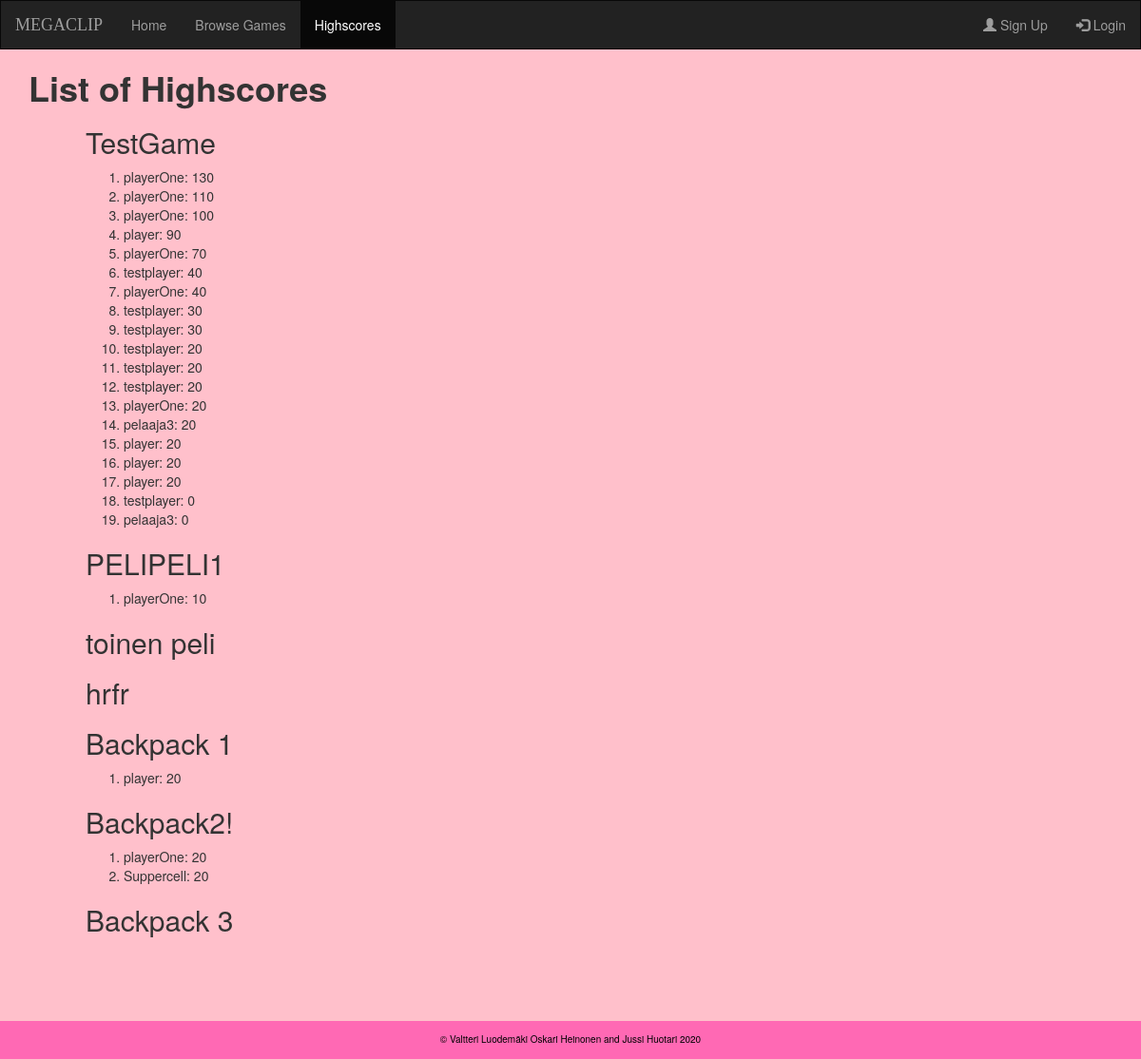
The app's page /highscores/, older data.
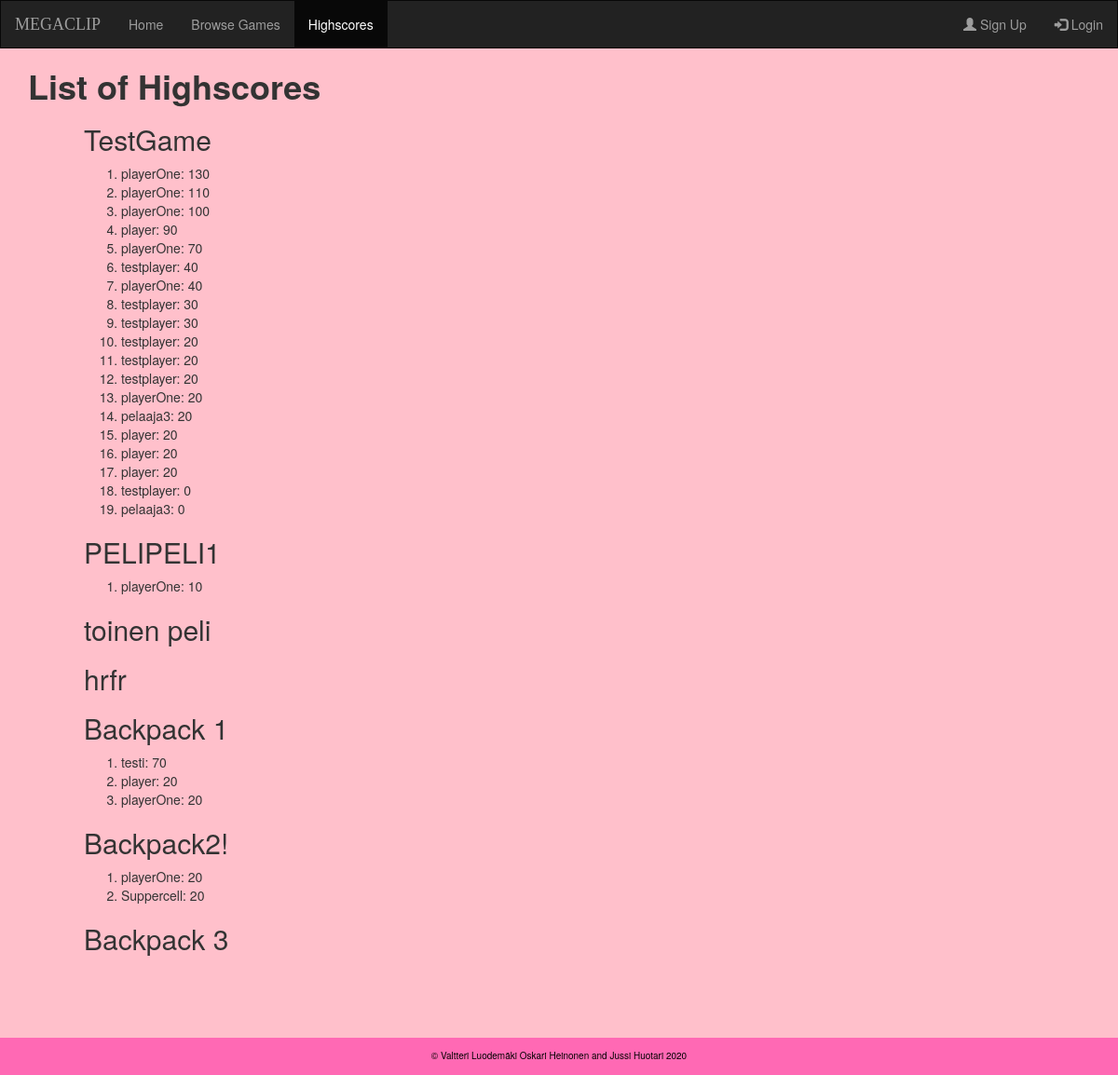
The same page, newer data.
### gamestore/models.py (models this page shows, shortened)
class Game(models.Model):
    name = models.CharField(max_length=255, primary_key=True, unique=True)
    url = models.URLField(max_length=255)
    price = models.DecimalField(max_digits=20, decimal_places=2)
    developer = models.ForeignKey('users.CustomUser', on_delete=models.CASCADE, null=True)

class Highscore(models.Model):
    id = models.AutoField(primary_key=True)
    game = models.ForeignKey(Game, on_delete=models.CASCADE)
    player = models.ForeignKey('users.CustomUser', on_delete=models.CASCADE)
    score = models.IntegerField()
    def __str__(self):
        return self.player.username + ": " + str(self.score)

### users/models.py (models this page shows, shortened)
class CustomUser(AbstractUser):
    usertype = models.CharField(max_length=10,default="['player']")
    games = models.ManyToManyField('gamestore.Game')
    test = models.CharField(max_length=10, choices=usertypes)

### gamestore/views.py (the view)
# urls.py: path('highscores/',HighscoreListView.as_view(),name='highscores' ) #domain/highscores = list of all highscores
class HighscoreListView(ListView):
    model = Highscore
    template_name = 'gamestore/highscores.html'
    context_object_name = 'highscores'
    def get_context_data(self, **kwargs):
        context = super(HighscoreListView, self).get_context_data(**kwargs)
        context.update({
            'games': Game.objects.all(),
            'highscore_page' : 'active'
        })
        return context
    def get_queryset(self):
        return Highscore.objects.order_by('-score')

### gamestore/templates/gamestore/highscores.html (shortened to what this page needs)
{% extends 'base.html' %}
{% block content %}
  <h1><strong>List of Highscores </strong></h1>
  <div class="cont-2">
  {% for game in games %}
    <h2>{{ game.name }}</h2>
    <ol>
      {% for score in highscores %}
        {% if score.game == game %}
          <li>
            {{ score }}
          </li>
        {% endif %}
      {% endfor %}
    </ol>
  {% endfor %}
  </div>
{% endblock %}

### templates/base.html (shortened to what this page needs)
<!DOCTYPE html>
<html lang="en">
<head>
    {% load static %}
    <link rel="stylesheet" href="https://maxcdn.bootstrapcdn.com/bootstrap/3.4.1/css/bootstrap.min.css">
    <link rel="stylesheet" type="text/css" href="{% static 'gamestore/style.css' %}"/>
</head>
<body>
  <nav class="navbar navbar-inverse">
    <div class="container-fluid">
      <div class="navbar-header">
        <a class="navbar-brand" href="{% url 'home' %}">MEGACLIP</a>
      </div>
      <ul class="nav navbar-nav">
        <li class="nav-item {{ home_page }}"><a href="{% url 'home' %}">Home</a></li>
        <li class= "nav-item {{ browse_page }}"><a href="{% url 'browse_games'%}">Browse Games</a></li>
        <li class= "nav-item {{ highscore_page }}"><a href="{% url 'highscores' %}">Highscores</a></li>
      </ul>
      <ul class="nav navbar-nav navbar-right">
        {% if user.is_authenticated %}
          <li>
            <form action="{% url 'search' %}" method="get" id="navBarSearchForm">
              <div class="active-pink-3 active-pink-4 mb-4">
                <input type="text" class="form-control" id="id_q" name="q" placeholder="Search...">
              </div>
            </form>
          </li>
          <li><a href="{% url 'logout' %}"><span class="glyphicon glyphicon-log-out"></span> Logout</a></li>
        {% else %}
          <li class= "nav-item {{ signup_page }}"><a href="{% url 'signup' %}"><span class="glyphicon glyphicon-user"></span> Sign Up</a></li>
          <li><a href="{% url 'login' %}"><span class="glyphicon glyphicon-log-in"></span> Login</a></li>
        {% endif %}
      </ul>
    </div>
  </nav>
  <main>
    <div class="cont-1">
      {% block content %}{% endblock %}
    <div class="cont-1">
  </main>
  <footer class="footer">
    <div class="container">
    <p class="footer-text"> © Valtteri Luodemäki Oskari Heinonen and Jussi Huotari 2020</p>
    </div>
  </footer>
</html>

### gamestore/static/gamestore/style.css (style rules this page uses)
body { background: pink ; }
.navbar { border-radius: 0; }
.navbar-brand { font-family: bold; }
.cont-1 { padding-left: 30px; padding-bottom: 40px; }
.footer { position: fixed; left: 0; bottom: 0; height: 40px; width: 100%; background-color: hotpink; color: black; text-align: center; }
.footer-text { font-size: 10px ; padding-top: 12px; padding-bottom: 10px text-align: center; }
.cont-2 { padding-left: 60px; padding-bottom: 40px; }

Row changes from the older to the newer data that the page shows:
added Highscore: player+score "testi: 70", shown under Game "Backpack 1"
added Highscore: player+score "playerOne: 20", shown under Game "Backpack 1"
